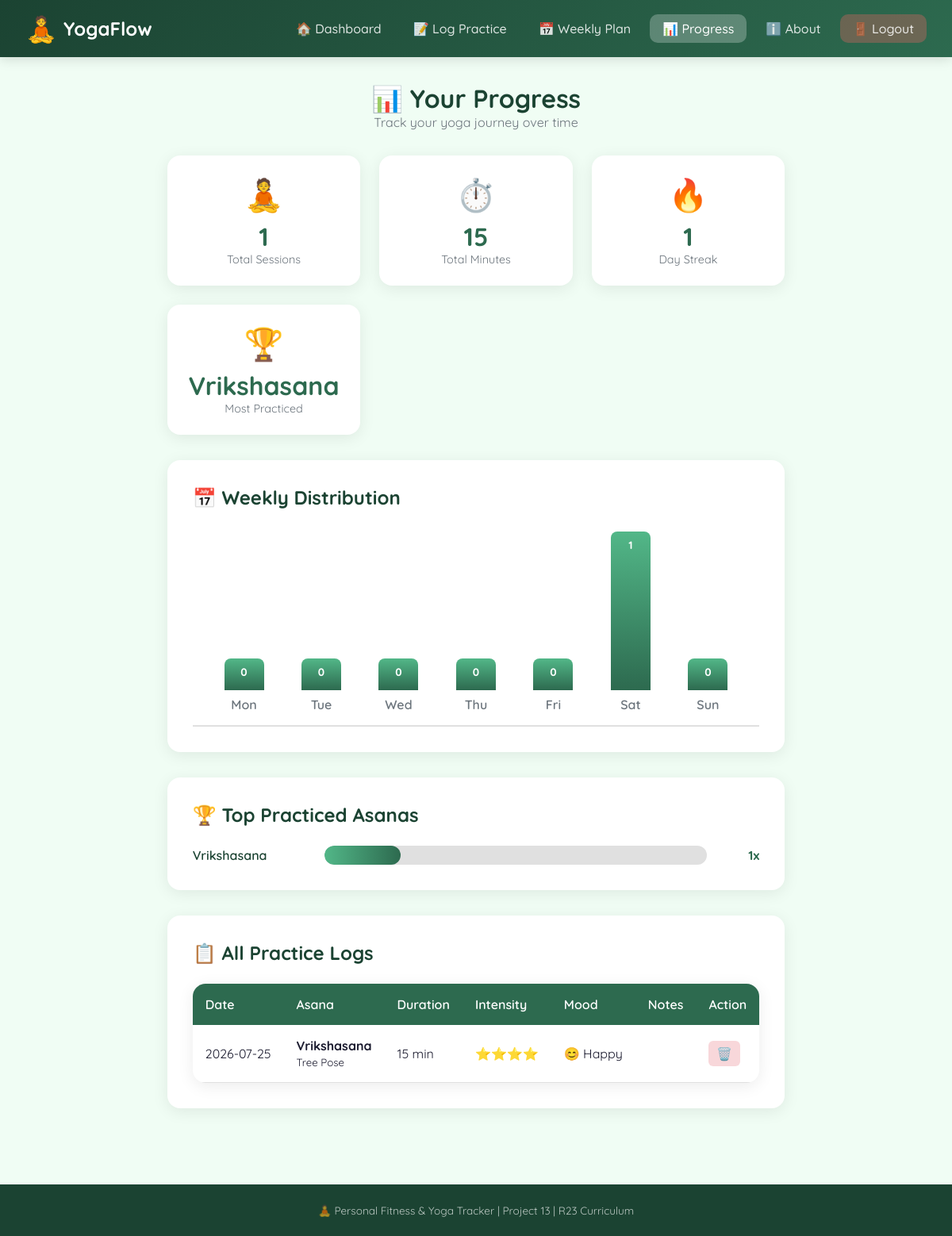
The app's page /progress (signed in) with its own data.
### tables this page shows
CREATE TABLE logs (
            id INTEGER PRIMARY KEY AUTOINCREMENT,
            user_email TEXT NOT NULL,
            asana TEXT NOT NULL,
            english_name TEXT,
            date TEXT NOT NULL,
            duration INTEGER NOT NULL,
            intensity INTEGER NOT NULL,
            notes TEXT,
            mood TEXT,
            logged_at TEXT NOT NULL,
            FOREIGN KEY (user_email) REFERENCES users (email)
        );

### app.py (the view)
@app.route("/progress")
def progress():
    user = get_current_user()
    if not user:
        return redirect(url_for("login"))
    conn = get_db()
    cursor = conn.cursor()
    cursor.execute('''
        SELECT * FROM logs
        WHERE user_email = ?
        ORDER BY date DESC, logged_at DESC
    ''', (session["user_email"],))
    my_logs = [dict(row) for row in cursor.fetchall()]
    conn.close()
    stats = analyze_progress(my_logs)
    return render_template("progress.html", user=user, stats=stats, logs=my_logs)

### app.py (called while the page is built)
def get_db():
    conn = sqlite3.connect(DB_NAME)
    conn.row_factory = sqlite3.Row  # Allows accessing columns by name
    return conn

def get_current_user():
    if "user_email" not in session:
        return None
    conn = get_db()
    cursor = conn.cursor()
    cursor.execute("SELECT * FROM users WHERE email = ?", (session["user_email"],))
    user = cursor.fetchone()
    conn.close()
    if user:
        return dict(user)  # Convert sqlite3.Row to dictionary
    return None

### templates/progress.html (shortened to what this page needs)
{% extends "base.html" %}
{% block content %}
<div class="page-header">
    <h1>📊 Your Progress</h1>
    <p>Track your yoga journey over time</p>
</div>
<div class="stats-grid">
    <div class="stat-card">
        <div class="stat-icon">🧘</div>
        <div class="stat-value">{{ stats.total_sessions }}</div>
        <div class="stat-label">Total Sessions</div>
    </div>
    <div class="stat-card">
        <div class="stat-icon">⏱️</div>
        <div class="stat-value">{{ stats.total_minutes }}</div>
        <div class="stat-label">Total Minutes</div>
    </div>
    <div class="stat-card">
        <div class="stat-icon">🔥</div>
        <div class="stat-value">{{ stats.streak }}</div>
        <div class="stat-label">Day Streak</div>
    </div>
    <div class="stat-card">
        <div class="stat-icon">🏆</div>
        <div class="stat-value">{{ stats.most_practiced }}</div>
        <div class="stat-label">Most Practiced</div>
    </div>
</div>
{% if stats.weekly_distribution %}
<div class="chart-section">
    <h2>📅 Weekly Distribution</h2>
    <div class="bar-chart">
        {% set days = ['Mon', 'Tue', 'Wed', 'Thu', 'Fri', 'Sat', 'Sun'] %}
        {% set max_val = stats.weekly_distribution | max %}
        {% if max_val == 0 %}{% set max_val = 1 %}{% endif %}
        {% for i in range(7) %}
        <div class="bar-item">
            <div class="bar" style="height: {{ (stats.weekly_distribution[i] / max_val * 200) | int }}px;">
                <span class="bar-value">{{ stats.weekly_distribution[i] }}</span>
            </div>
            <span class="bar-label">{{ days[i] }}</span>
        </div>
        {% endfor %}
    </div>
</div>
{% endif %}
{% if stats.asana_frequency %}
<div class="frequency-section">
    <h2>🏆 Top Practiced Asanas</h2>
    <div class="frequency-list">
        {% for asana, count in stats.asana_frequency.items() %}
        <div class="freq-item">
            <span class="freq-name">{{ asana }}</span>
            <div class="freq-bar">
                <div class="freq-fill" style="width: {{ count * 20 }}%"></div>
            </div>
            <span class="freq-count">{{ count }}x</span>
        </div>
        {% endfor %}
    </div>
</div>
{% endif %}
{% if logs %}
<div class="logs-table-section">
    <h2>📋 All Practice Logs</h2>
    <table class="data-table">
        <thead>
            <tr>
                <th>Date</th>
                <th>Asana</th>
                <th>Duration</th>
                <th>Intensity</th>
                <th>Mood</th>
                <th>Notes</th>
                <th>Action</th>
            </tr>
        </thead>
        <tbody>
            {% for log in logs %}
            <tr>
                <td>{{ log.date }}</td>
                <td><strong>{{ log.asana }}</strong><br><small>{{ log.english_name }}</small></td>
                <td>{{ log.duration }} min</td>
                <td>{{ "⭐" * log.intensity }}</td>
                <td>{{ log.mood }}</td>
                <td><small>{{ log.notes[:50] }}{% if log.notes|length > 50 %}...{% endif %}</small></td>
                <td><a href="{{ url_for('delete_log', log_id=log.id) }}" class="btn-delete" onclick="return confirm('Delete this log?')">🗑️</a></td>
            </tr>
            {% endfor %}
        </tbody>
    </table>
</div>
{% else %}
<div class="empty-state">
    <h2>🧘 No practices logged yet</h2>
    <p>Start your journey by logging your first yoga session!</p>
    <a href="{{ url_for('log_practice') }}" class="btn-primary">Log Your First Practice</a>
</div>
{% endif %}
{% endblock %}

### static/css/style.css (style rules this page uses)
* { margin: 0; padding: 0; box-sizing: border-box; }
:root { --primary: #2D6A4F; --primary-light: #52B788; --primary-dark: #1B4332; --accent: #D8F3DC; --bg: #F0FDF4; --card-bg: #ffffff; --text: #1a1a2e; --text-muted: #6c757d; --border: #e0e0e0; --shadow: 0 4px 20px rgba(0, 0, 0, 0.08); --radius: 16px; --transition: all 0.3s ease; }
body { font-family: 'Quicksand', sans-serif; background: var(--bg); color: var(--text); min-height: 100vh; display: flex; flex-direction: column; }
.btn-delete { background: #f8d7da; color: #721c24; padding: 0.4rem 0.6rem; border-radius: 6px; text-decoration: none; cursor: pointer; border: none; }
.stats-grid { display: grid; grid-template-columns: repeat(auto-fit, minmax(200px, 1fr)); gap: 1.5rem; margin-bottom: 2rem; }
.stat-card { background: var(--card-bg); padding: 1.5rem; border-radius: var(--radius); box-shadow: var(--shadow); text-align: center; transition: var(--transition); }
.stat-icon { font-size: 2.5rem; margin-bottom: 0.5rem; }
.stat-value { font-size: 2rem; font-weight: 700; color: var(--primary); }
.stat-label { color: var(--text-muted); font-size: 0.9rem; }
.data-table { width: 100%; border-collapse: collapse; background: var(--card-bg); border-radius: var(--radius); overflow: hidden; box-shadow: var(--shadow); }
.data-table th { background: var(--primary); color: white; padding: 1rem; text-align: left; font-weight: 600; }
.data-table td { padding: 1rem; border-bottom: 1px solid var(--border); }
.page-header { text-align: center; margin-bottom: 2rem; }
.page-header h1 { color: var(--primary-dark); font-size: 2rem; }
.page-header p { color: var(--text-muted); }
.chart-section, .frequency-section, .logs-table-section { background: var(--card-bg); padding: 2rem; border-radius: var(--radius); box-shadow: var(--shadow); margin-bottom: 2rem; }
.chart-section h2, .frequency-section h2, .logs-table-section h2 { color: var(--primary-dark); margin-bottom: 1.5rem; }
.bar-chart { display: flex; justify-content: space-around; align-items: flex-end; height: 250px; padding: 1rem; border-bottom: 2px solid var(--border); }
.bar-item { display: flex; flex-direction: column; align-items: center; gap: 0.5rem; }
.bar { width: 50px; background: linear-gradient(180deg, var(--primary-light), var(--primary)); border-radius: 8px 8px 0 0; display: flex; align-items: flex-start; justify-content: center; padding-top: 0.5rem; min-height: 40px; transition: var(--transition); }
.bar-value { color: white; font-weight: 700; font-size: 0.85rem; }
.bar-label { color: var(--text-muted); font-weight: 600; }
.frequency-list { display: flex; flex-direction: column; gap: 1rem; }
.freq-item { display: grid; grid-template-columns: 150px 1fr 50px; align-items: center; gap: 1rem; }
.freq-name { font-weight: 600; color: var(--primary-dark); }
.freq-bar { background: var(--border); height: 24px; border-radius: 12px; overflow: hidden; }
.freq-fill { height: 100%; background: linear-gradient(90deg, var(--primary-light), var(--primary)); border-radius: 12px; transition: var(--transition); }
.freq-count { text-align: right; font-weight: 700; color: var(--primary); }

### records on screen
logs: most_practiced "Vrikshasana", asana "Vrikshasana", {{ count * 20 }} 20 (drawn), id "1", date "2026-07-25", english_name "Tree Pose", duration "15", intensity "⭐⭐⭐⭐", mood "😊 Happy"

### other values on screen
{{ stats.total_sessions }} "1"
{{ stats.total_minutes }} "15"
{{ stats.streak }} "1"
{{ stats.weekly_distribution[i] }} "0" "0" "0" "0" "0" "1" "0"
{{ days[i] }} "Mon" "Tue" "Wed" "Thu" "Fri" "Sat" "Sun"
